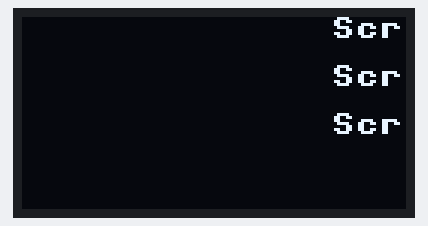
The program below on a simulated ESP8266 board running MicroPython. Shown: 128×64 one-colour display.

Above: at 0.8 s.
At 4.3 s:
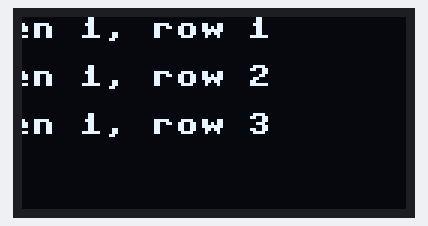
At 8.5 s:
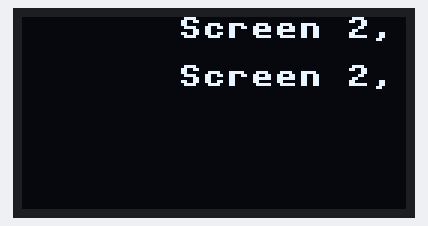
At 17.0 s:
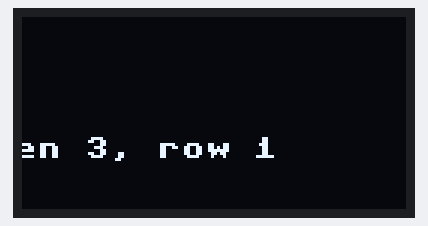
At 28.2 s:
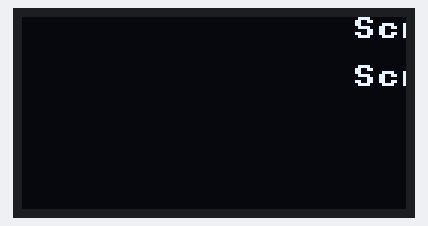
At 38.8 s:
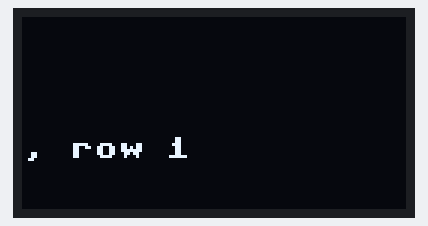

The program:

OLED_scrolling_text.py
```python
# Complete project details at https://RandomNerdTutorials.com/micropython-ssd1306-oled-scroll-shapes-esp32-esp8266/
# SCROLLING TEXT FROM RIGHT TO LEFT

from machine import Pin, SoftI2C
import ssd1306
from time import sleep

i2c = SoftI2C(scl=Pin(5), sda=Pin(4))

oled_width = 128
oled_height = 64
oled = ssd1306.SSD1306_I2C(oled_width, oled_height, i2c)

screen1_row1 = "Screen 1, row 1"
screen1_row2 = "Screen 1, row 2"
screen1_row3 = "Screen 1, row 3"

screen2_row1 = "Screen 2, row 1"
screen2_row2 = "Screen 2, row 2"

screen3_row1 = "Screen 3, row 1"

screen1 = [[0, 0 , screen1_row1], [0, 16, screen1_row2], [0, 32, screen1_row3]]
screen2 = [[0, 0 , screen2_row1], [0, 16, screen2_row2]]
screen3 = [[0, 40 , screen3_row1]]

# Continuous horizontal scroll
def scroll_screen_in_out(screen):
  for i in range ((oled_width+1)*2, 0, -1):
    for line in screen:
      oled.text(line[2], -oled_width+i, line[1])
    oled.show()
    if i!= oled_width:
      oled.fill(0)

while True:

  # Continuous horizontal scroll
  scroll_screen_in_out(screen1)
  scroll_screen_in_out(screen2)
  scroll_screen_in_out(screen3)
  sleep(2)
```

Measured:
- what the display in image 0 shows lasts 0.7 s, from 0.8 s to 1.5 s
